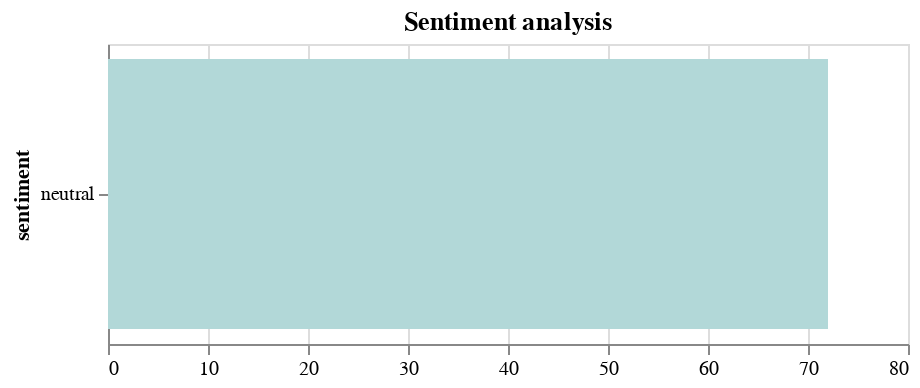

Notebook source saved alongside this figure:
### Markdown cell above
### Visualize data

### Code cell
import altair as alt

# create data to change colors in Altair plot
domain = ['neutral', 'positive', 'negative']
range_=['#b2d8d8',"#008080", '#db3d13']


alt.Chart(df).mark_bar().encode(
    x=alt.X('count()', title=None),
    y=alt.Y('sentiment', sort="-x"),
    color= alt.Color('sentiment', legend=None, scale=alt.Scale(domain=domain, range=range_))
).properties(
    title="Sentiment analysis",
    width=400,
    height=150,
)
